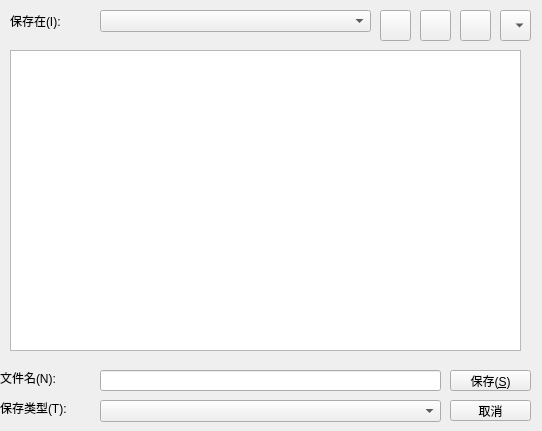
<?xml version="1.0" encoding="UTF-8"?>
<ui version="4.0">
 <class>maichongcunchu</class>
 <widget class="QWidget" name="maichongcunchu">
  <property name="geometry">
   <rect>
    <x>0</x>
    <y>0</y>
    <width>542</width>
    <height>431</height>
   </rect>
  </property>
  <property name="windowTitle">
   <string>maichongcunchu</string>
  </property>
  <widget class="QPushButton" name="pushButton_5">
   <property name="geometry">
    <rect>
     <x>460</x>
     <y>10</y>
     <width>31</width>
     <height>31</height>
    </rect>
   </property>
   <property name="text">
    <string/>
   </property>
  </widget>
  <widget class="QComboBox" name="comboBox_3">
   <property name="geometry">
    <rect>
     <x>500</x>
     <y>10</y>
     <width>31</width>
     <height>31</height>
    </rect>
   </property>
  </widget>
  <widget class="QComboBox" name="comboBox">
   <property name="geometry">
    <rect>
     <x>100</x>
     <y>10</y>
     <width>271</width>
     <height>22</height>
    </rect>
   </property>
  </widget>
  <widget class="QLabel" name="label">
   <property name="geometry">
    <rect>
     <x>10</x>
     <y>10</y>
     <width>101</width>
     <height>21</height>
    </rect>
   </property>
   <property name="text">
    <string>保存在(I):</string>
   </property>
  </widget>
  <widget class="QTextBrowser" name="textBrowser">
   <property name="geometry">
    <rect>
     <x>10</x>
     <y>50</y>
     <width>511</width>
     <height>301</height>
    </rect>
   </property>
  </widget>
  <widget class="QPushButton" name="pushButton_3">
   <property name="geometry">
    <rect>
     <x>380</x>
     <y>10</y>
     <width>31</width>
     <height>31</height>
    </rect>
   </property>
   <property name="text">
    <string/>
   </property>
  </widget>
  <widget class="QPushButton" name="pushButton">
   <property name="geometry">
    <rect>
     <x>450</x>
     <y>370</y>
     <width>81</width>
     <height>21</height>
    </rect>
   </property>
   <property name="text">
    <string>保存(&amp;S)</string>
   </property>
  </widget>
  <widget class="QPushButton" name="pushButton_2">
   <property name="geometry">
    <rect>
     <x>450</x>
     <y>400</y>
     <width>81</width>
     <height>21</height>
    </rect>
   </property>
   <property name="text">
    <string>取消</string>
   </property>
  </widget>
  <widget class="QLabel" name="label_2">
   <property name="geometry">
    <rect>
     <x>0</x>
     <y>370</y>
     <width>81</width>
     <height>16</height>
    </rect>
   </property>
   <property name="text">
    <string>文件名(N):</string>
   </property>
  </widget>
  <widget class="QComboBox" name="comboBox_2">
   <property name="geometry">
    <rect>
     <x>100</x>
     <y>400</y>
     <width>341</width>
     <height>22</height>
    </rect>
   </property>
  </widget>
  <widget class="QLabel" name="label_3">
   <property name="geometry">
    <rect>
     <x>0</x>
     <y>400</y>
     <width>101</width>
     <height>16</height>
    </rect>
   </property>
   <property name="text">
    <string>保存类型(T):</string>
   </property>
  </widget>
  <widget class="QLineEdit" name="lineEdit">
   <property name="geometry">
    <rect>
     <x>100</x>
     <y>370</y>
     <width>341</width>
     <height>21</height>
    </rect>
   </property>
  </widget>
  <widget class="QPushButton" name="pushButton_6">
   <property name="geometry">
    <rect>
     <x>420</x>
     <y>10</y>
     <width>31</width>
     <height>31</height>
    </rect>
   </property>
   <property name="text">
    <string/>
   </property>
  </widget>
 </widget>
 <layoutdefault spacing="6" margin="11"/>
 <resources/>
 <connections/>
</ui>
